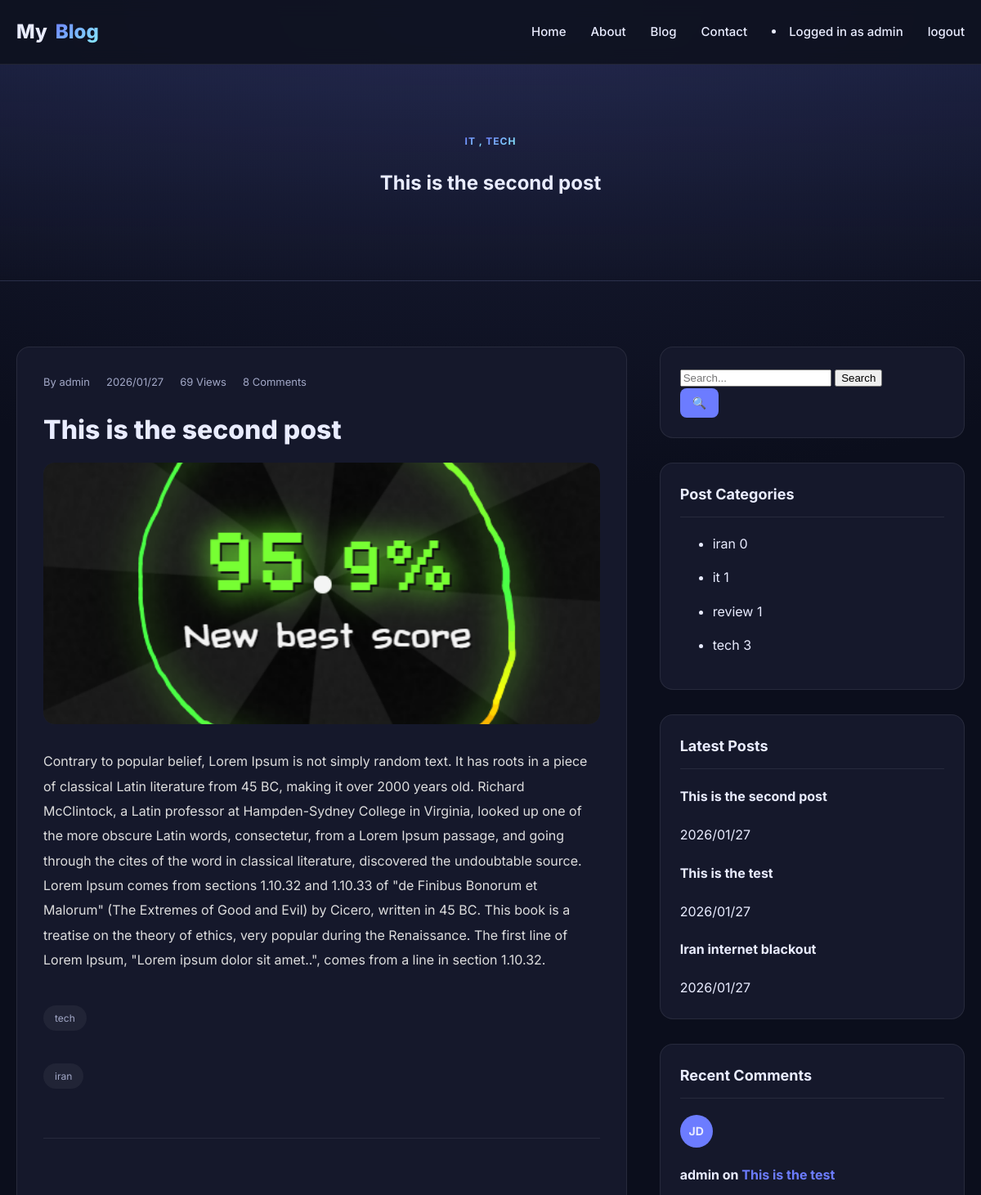
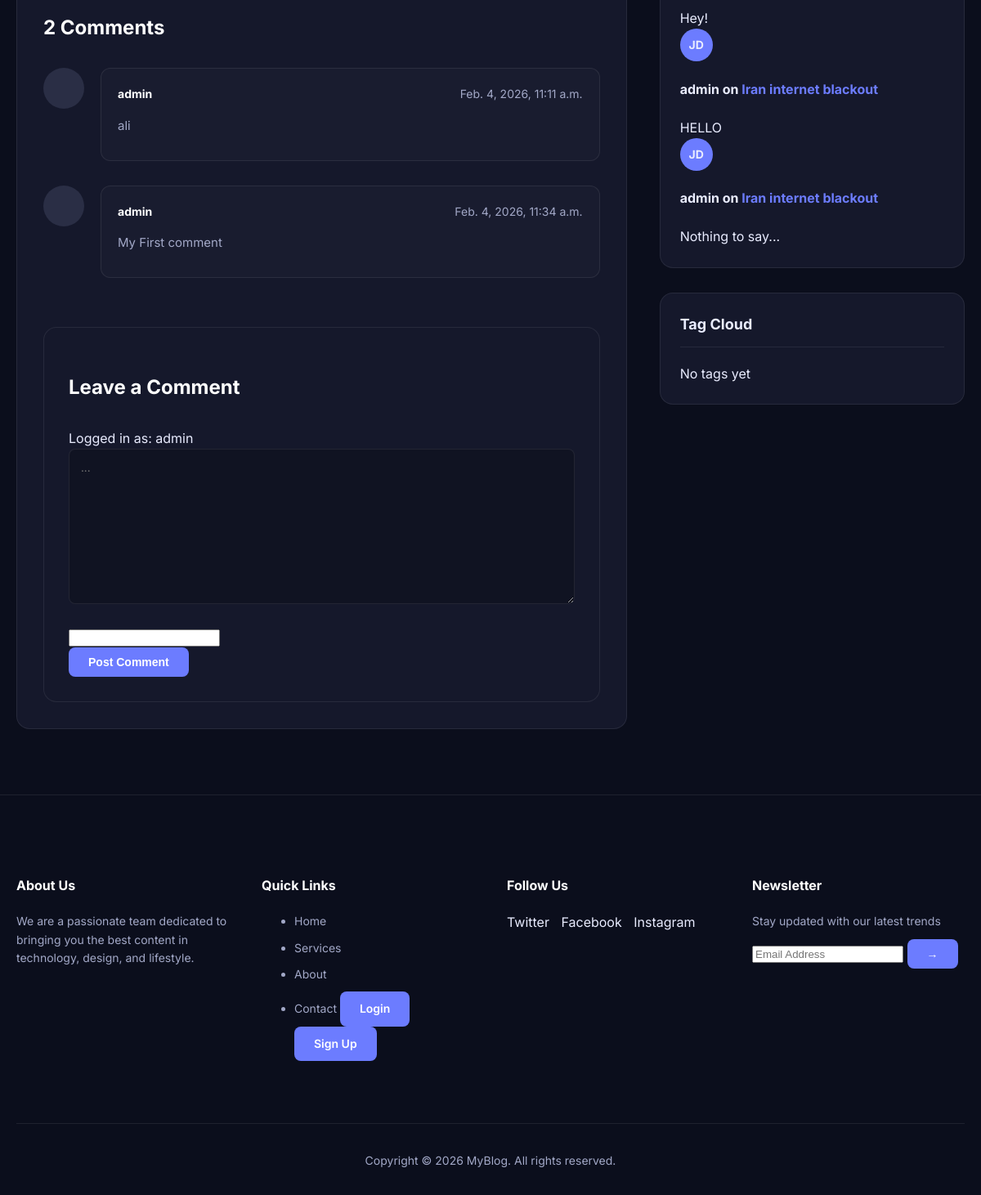
/3/ (signed in), run on the app's committed database (2 pictures, top to bottom).
### accounts/models.py (models this page shows)
class CustomUser(AbstractUser):
    email = models.EmailField(unique=True)
    first_name = models.CharField(max_length=50)
    last_name = models.CharField(max_length=50)
    phone_number = models.CharField(max_length=20, blank=False, null=False)
    profile_picture = models.ImageField(upload_to='profiles/', blank=True, null=True)
    biography = models.TextField(default="No bio")
    def __str__(self):
        return self.username

### posts/models.py (models this page shows, shortened)
class Category(models.Model):
    name = models.CharField(max_length=100, unique=True)
    slug = models.SlugField(unique=True)
    class Meta:
      verbose_name_plural = "Categories"

class Post(models.Model):
    img = models.ImageField(upload_to='blog_images/', blank=True, null=True)
    title = models.CharField(max_length=200)
    content = models.TextField()
    author = models.ForeignKey(
        settings.AUTH_USER_MODEL,
        on_delete=models.CASCADE,
        related_name="posts"
    )
    created_date = models.DateTimeField(auto_now_add=True)
    updated_date = models.DateTimeField(auto_now=True)
    status = models.BooleanField(default=True)
    def __str__(self):
        return f"{self.title}"
    category = models.ManyToManyField(
        Category,
        related_name="posts",
        blank=True
    )
    tag = models.ManyToManyField(
        Tag,
        related_name="posts",
        blank=True
    )
    counted_views = models.IntegerField(default=0)

class Tag(models.Model):
    name = models.CharField(max_length=100, unique=True)
    slug = models.SlugField(unique=True)

class Comment(models.Model):
    post = models.ForeignKey(
        Post,
        on_delete=models.CASCADE,
        related_name='comments'
    )
    user_comment = models.ForeignKey(
        settings.AUTH_USER_MODEL,
        on_delete=models.CASCADE,
        related_name="user_comment"
    )
    content = models.TextField()
    is_active = models.BooleanField(default=False)
    created_at = models.DateTimeField(auto_now_add=True)

### posts/views.py (the view)
# urls.py: path("<int:pid>/", single_post, name="single"),
def single_post(request, pid):
    post = get_object_or_404(Post, id=pid)
    post.counted_views += 1
    post.save()
    categories = Category.objects.annotate(
        post_count=Count('posts', distinct=True)
    )
    if request.method == 'POST' and request.user.is_authenticated:
        form = CommentForm(request.POST)
        if form.is_valid():
            comment = form.save(commit=False)
            comment.post = post
            comment.user_comment = request.user
            comment.save()
            messages.add_message(request,messages.SUCCESS,'Your comment has been submitted. It will appear after the admin confirmation.')
            return redirect('blog:single', post.id)
        else:
            messages.add_message(request,messages.ERROR,'Your comment has not been submitted.')
    else:
     form = CommentForm()
    active_comments = post.comments.filter(is_active=True)
    return render(request, 'blog/single.html',{
        'post': post,
        'categories': categories,
        'form': form,
        'comment_count': active_comments.count(),
    })

### posts/forms.py
class CommentForm(forms.ModelForm):
    captcha = CaptchaField()
    class Meta:
        model = Comment
        fields = ['content', 'captcha']
        widgets = {
            'content': forms.Textarea(attrs={
                'class': 'form-control',
                'placeholder': '...',
            }),
        }

### posts/templatetags/blog_tags.py (called while the page is built)
@register.inclusion_tag('blog/partials/sidebar/latest_posts.html')
def show_latest_posts():
    posts = Post.objects.all().order_by('-id')[:3]
    return {'posts': posts}

@register.inclusion_tag('blog/partials/sidebar/recent_comments.html')
def show_recent_comments(count=3):
    comments = Comment.objects.filter(is_active=1).order_by('-created_at')[:3]
    return {'comments': comments}

### templates/blog/single.html (shortened to what this page needs)
{% extends 'base.html' %}
{% load blog_tags %}
{% block content %}
<section class="hero">
  <div class="container">
    {% for category in post.category.all %}
    <span class="badge">{{category.name}} {% if not forloop.last %}, {% endif %}</span>
    {% empty %}
    <span class="badge">No Category</span>
    {% endfor %}
    <h1>{{post.title}}</h1>
  </div>
</section>
<section class="main-area">
  <div class="container layout-grid">
    <article class="single-post">
      <div class="single-meta">
        <span>By {{post.author}}</span>
        <span>{{post.created_date|date:"Y/m/d"}}</span>
        <span>{{post.counted_views}} Views</span>
        <span>8 Comments</span>
      </div>
      <h2 class="single-title">{{post.title}}</h2>
      <div class="single-image">
        {% if post.img %}
          <img src="{{post.img.url}}" alt="{{ post.title }}">
        {% else %}
          <div style="background: #1f243d; height: 240px; border-radius: 12px; margin-bottom: 20px; display: flex; align-items: center; justify-content: center; color: var(--muted);">no image</div>
        {% endif %}
      </div>
      <div class="single-content">
        <p>{{post.content}}</p>
      </div>
      {% for tag in post.tag.all %}
      <div class="post-tags">
        <span class="tag">{{tag.name}}</span>
      </div>
      {% empty %}
      <div class="post-tags"><span class="tag">No tags</span></div>
      {% endfor %}
      {% include 'blog/comment.html' %}
    </article>
    <aside class="sidebar-widgets">
      {% include 'blog/partials/sidebar/search.html' %}
      {% include 'blog/partials/sidebar/categories.html' %}
      {% show_latest_posts %}
      {% show_recent_comments %}
      {% include 'blog/partials/sidebar/tag_cloud.html' %}
    </aside>
  </div>
</section>
{% endblock %}

### templates/base.html (shortened to what this page needs)
{% load static %}
<!DOCTYPE html>
<html lang="en">
<head>
</head>
<body>
  <header>
    <nav class="navbar">
      <div class="container flex between">
        <a href="#" class="brand">My<span>Blog</span></a>
        <div class="nav-menu">
          <a href="#">Home</a>
          <a href="#">About</a>
          <a href="#">Blog</a>
          <a href="#">Contact</a>
          {% if request.user.is_authenticated %}
          <li>Logged in as {{request.user.username}}</li>
          <a href="{% url 'accounts:logout' %}">logout</a>
          {% else %}
          <a href="{% url 'accounts:login' %}" class="btn">Login</a>
          <a href="{% url 'accounts:sign_up' %}" class="btn">Sign Up</a>
          {% endif %}
        </div>
      </div>
    </nav>
  </header>
  {% block content %}{% endblock %}
  <footer class="footer">
    <div class="container">
      <div class="footer-grid">
        <div>
          <h6>About Us</h6>
          <p>We are a passionate team dedicated to bringing you the best content in technology, design, and lifestyle.</p>
        </div>
        <div>
          <h6>Quick Links</h6>
          <ul>
            <li><a href="#">Home</a></li>
            <li><a href="#">Services</a></li>
            <li><a href="#">About</a></li>
            <li><a href="#">Contact</a>
          <a href="/login/" class="btn">Login</a>
          <a href="/register/" class="btn">Sign Up</a></li>
          </ul>
        </div>
        <div>
          <h6>Follow Us</h6>
          <div style="margin-top:10px">
            <a href="#" style="margin-right:10px">Twitter</a>
            <a href="#" style="margin-right:10px">Facebook</a>
            <a href="#" style="margin-right:10px">Instagram</a>
          </div>
        </div>
        <div>
          <h6>Newsletter</h6>
          <p>Stay updated with our latest trends</p>
          <div class="search-form">
            <input type="email" class="search-input" placeholder="Email Address">
            <button class="btn">→</button>
          </div>
        </div>
      </div>
      <div class="footer-bottom">
        <p>Copyright © 2026 MyBlog. All rights reserved.</p>
      </div>
    </div>
  </footer>
</body>
</html>

### templates/blog/comment.html (shortened to what this page needs)
<div class="comments-area">
  <h3 class="comments-title">{{ comment_count }} Comment{{comment_count|pluralize }}</h3>
  <div class="comment-list">
    {% for comment in post.comments.all %}
       {% if comment.is_active %}
    <div class="comment-item">
      <div class="comment-avatar"></div>
      <div class="comment-body">
        <div class="comment-header">
          <span class="comment-author">{{ comment.user_comment.username }}</span>
          <span class="comment-date">{{comment.created_at}}</span>
        </div>
        <p class="comment-text">{{comment.content}}</p>
      </div>
    </div>
    {% endif %}
    {% empty %}
    <p>No comments yet. Be the first to share your thoughts!</p>
    {% endfor %}
  </div>
  <div class="comment-form-wrap">
    <h3 class="comments-title">Leave a Comment</h3>
    {% if user.is_authenticated %}
    <form action="" class="comment-form" method="POST">
        <div class="form-group half">
          <div>Logged in as: {{user.username}}</div>
        </div>
      <div class="form-group">
        {{form.content}}
      </div>
      <div class="form-group">
        {{ form.captcha }}
      </div>
      <button type="submit" class="btn">Post Comment</button>
    </form>
    {% else %}
          <div class="form-group">
       You must login to post a comment.
      </div>
    {% endif %}
  </div>
</div>

### templates/blog/partials/sidebar/categories.html
<div class="widget">
  <h3 class="widget-title">Post Categories</h3>
  {% for category in categories %}
  <ul class="cat-list">
    <li><a href="{% url 'blog:cat' category_slug=category.slug %}">{{category.name}}</a> <span>{{category.post_count}}</span></li>
  </ul>
{% endfor %}
</div>

### templates/blog/partials/sidebar/latest_posts.html (shortened to what this page needs)
<div class="widget">
  <h3 class="widget-title">Latest Posts</h3>
  <div class="mini-post">
    <div class="mini-details">
      {% for post in posts %}
      <h4><a href="{% url 'blog:single' pid=post.id %}">{{post.title}}</a></h4>
      <span class="date">{{post.created_date|date:"Y/m/d"}}</span>
      {% endfor %}
    </div>
  </div>
</div>

### templates/blog/partials/sidebar/recent_comments.html
<div class="widget">
  <h3 class="widget-title">Recent Comments</h3>
  {% for comment in comments %}
  <div class="mini-post">
    <div style="width: 40px; height: 40px; border-radius: 50%; background: var(--accent); display: grid; place-items: center; font-weight: bold; font-size: 14px;">JD</div>
    <div class="mini-details">
      <h4>{{comment.user_comment}} on <a href="#" style="color: var(--accent);">{{comment.post}}</a></h4>
      <span class="date">{{comment.content}}</span>
    </div>
  </div>
  {% endfor %}
</div>

### templates/base.html (style rules this page uses)
:root { --bg:#0f1220; --card:#15182b; --muted:#a2a8c7; --text:#e9ecff; --accent:#6c7cff; --accent-hover:#5a6ae6; --accent-2:#89f0ff; --border:rgba(255,255,255,.08); --gradient:linear-gradient(135deg,var(--accent),var(--accent-2)); }
* { box-sizing:border-box }
body { margin:0;font-family:Inter,system-ui,sans-serif;background:radial-gradient(1200px 600px at 50% 0%,#1a1e38,#0b0e1c),var(--bg);color:var(--text);line-height:1.6 }
a { text-decoration:none;color:inherit;transition:.2s }
.container { max-width:1200px;margin:0 auto;padding:0 20px }
.flex { display:flex;align-items:center }
.between { justify-content:space-between }
.badge { background:var(--gradient);-webkit-background-clip:text;-webkit-text-fill-color:transparent;font-weight:700;text-transform:uppercase;font-size:12px;letter-spacing:1px }
.navbar { padding:20px 0;backdrop-filter:blur(10px);position:sticky;top:0;z-index:100;background:rgba(15,18,32,.85);border-bottom:1px solid var(--border) }
.brand { font-size:24px;font-weight:800;display:flex;align-items:center;gap:10px }
.brand span { background:var(--gradient);-webkit-background-clip:text;-webkit-text-fill-color:transparent }
.nav-menu { display:flex;gap:30px;font-weight:500;font-size:15px }
.footer { background:#0b0e1c;padding:60px 0 20px;border-top:1px solid var(--border);margin-top:auto }
.footer-grid { display:grid;grid-template-columns:repeat(auto-fit,minmax(200px,1fr));gap:40px;margin-bottom:60px }
.footer h6 { font-size:16px;font-weight:700;margin-bottom:20px;color:white }
.footer p,.footer li { font-size:14px;color:var(--muted);margin-bottom:10px }
.footer-bottom { border-top:1px solid var(--border);padding-top:20px;text-align:center;font-size:13px;color:var(--muted) }
.btn { display:inline-block;padding:10px 24px;background:var(--accent);color:white;border-radius:8px;font-weight:600;font-size:14px;transition:.2s;border:none;cursor:pointer }

### templates/blog/single.html (style rules this page uses)
.hero { padding:80px 0;text-align:center;background:linear-gradient(180deg,rgba(108,124,255,.1),transparent);border-bottom:1px solid var(--border) }
.main-area { padding:80px 0 }
.layout-grid { display:grid;grid-template-columns:1fr;gap:40px }
@media (min-width:992px) { .layout-grid { grid-template-columns:2fr 1fr } }
.single-post { background:var(--card);border:1px solid var(--border);border-radius:16px;padding:32px }
.single-meta { display:flex;gap:20px;font-size:13px;color:var(--muted);margin-bottom:20px;flex-wrap:wrap }
.single-title { font-size:32px;font-weight:800;line-height:1.3;margin-bottom:20px }
.single-image { width:100%;height:320px;background:#1f243d;border-radius:14px;margin-bottom:30px;overflow:hidden;display:flex;align-items:center;justify-content:center;color:var(--muted) }
.single-image img { width:100%;height:100%;object-fit:cover;display:block }
.single-content { line-height:1.9;color:#ddd }
.single-content p { margin-bottom:18px }
.post-tags { margin-top:40px;display:flex;gap:10px;flex-wrap:wrap }
.tag { padding:6px 14px;background:rgba(255,255,255,0.05);border-radius:20px;font-size:12px;color:var(--muted) }
.widget { background:var(--card);padding:24px;border-radius:16px;border:1px solid var(--border);margin-bottom:30px }
.widget-title { font-size:18px;font-weight:700;margin:0 0 20px;border-bottom:1px solid var(--border);padding-bottom:12px }

### templates/blog/comment.html (style rules this page uses)
.comments-area { margin-top: 60px; border-top: 1px solid var(--border); padding-top: 60px; }
.comments-title { font-size: 24px; font-weight: 700; margin-bottom: 30px; color: white; }
.comment-item { display: flex; gap: 20px; margin-bottom: 30px; }
.comment-avatar { width: 50px; height: 50px; border-radius: 50%; background: #2a2e45; flex-shrink: 0; }
.comment-body { flex: 1; background: rgba(255,255,255,0.02); padding: 20px; border-radius: 12px; border: 1px solid var(--border); }
.comment-header { display: flex; justify-content: space-between; margin-bottom: 10px; font-size: 14px; }
.comment-author { font-weight: 700; color: white; }
.comment-date { color: var(--muted); }
.comment-text { color: var(--muted); font-size: 15px; line-height: 1.6; margin-bottom: 10px; }
.comment-form-wrap { margin-top: 60px; background: var(--card); padding: 30px; border-radius: 16px; border: 1px solid var(--border); }
.comment-form .form-control { width: 100%; padding: 14px; background: rgba(0,0,0,0.2); border: 1px solid var(--border); border-radius: 8px; color: white; font-family: inherit; margin-bottom: 20px; }
.comment-form .half { flex: 1; }

### data on the page
CustomUser: user.username "admin", username "admin"
Category: name "IT", name "it", post_count "1"
Category: name "TECH", name "tech", post_count "3"
Post: title "This is the second post", author "admin", created_date "2026/01/27", counted_views "69", img (picture), content "Contrary to popular belief, Lorem Ipsum is not simply random text. It has roots in a piece of classical Latin literature from 45 BC, making it over 2000 years old. Richard McClintock, a Latin professor at Hampden-Sydney College in Virginia, looked up one of the more obscure Latin words, consectetur, from a Lorem Ipsum passage, and going through the cites of the word in classical literature, discovered the undoubtable source. Lorem Ipsum comes from sections 1.10.32 and 1.10.33 of \"de Finibus Bonorum et Malorum\" (The Extremes of Good and Evil) by Cicero, written in 45 BC. This book is a treatise on the theory of ethics, very popular during the Renaissance. The first line of Lorem Ipsum,…"
Tag: name "tech"
Tag: name "iran"
Comment: user_comment.username "admin", created_at "Feb. 4, 2026, 11:11 a.m.", content "ali"
Comment: user_comment.username "admin", created_at "Feb. 4, 2026, 11:34 a.m.", content "My First comment"
Category: name "iran", post_count "0"
Category: name "review", post_count "1"
Post: title "This is the test", created_date "2026/01/27"
Post: title "Iran internet blackout", created_date "2026/01/27"
Comment: user_comment "admin", post "This is the test", content "Hey!"
Comment: user_comment "admin", post "Iran internet blackout", content "HELLO"
Comment: user_comment "admin", post "Iran internet blackout", content "Nothing to say..."

### other printed values
{{ comment_count }} "2"
